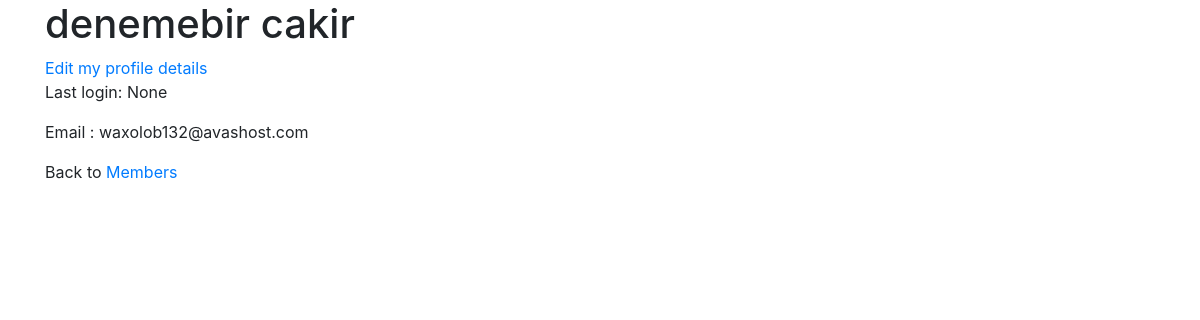
/members/details/7 (signed in), run on the app's committed database.
### members/models.py (models this page shows, shortened)
class Member(AbstractBaseUser, PermissionsMixin):# AbstractBaseUser does the work that gives us
    email = models.EmailField(unique=True)
    first_name = models.CharField(max_length=30)
    last_name = models.CharField(max_length=30)
    is_active = models.BooleanField(default=True)
    is_staff = models.BooleanField(default=False)
    objects = MemberManager()
    USERNAME_FIELD = 'email'
    REQUIRED_FIELDS = ['first_name', 'last_name']

### members/views.py (the view)
# urls.py: path('members/details/<int:id>',views.details,name='details'),
def details(request,id):
    mymember = Member.objects.get(id=id)
    template = loader.get_template('details.html')
    context = {
        'mymember':mymember,
    }
    return HttpResponse(template.render(context,request))

### members/templates/details.html (shortened to what this page needs)
{% extends "master.html" %}
{% block content %}
  <h1>{{ mymember.first_name }} {{ mymember.last_name }}</h1>
  {% if user.is_authenticated %}
  <a href="/members/details/{{mymember.id}}/edit">Edit my profile details</a>
  {% endif %}
  <p>Last login: {{ mymember.last_login }}</p>
   <p>Email : {{mymember.email}}</p>
  <p>Back to <a href="/members">Members</a></p>
{% endblock %}

### data on the page
Member: first_name "denemebir", last_name "cakir", last_login "None", email "waxolob132@avashost.com"
